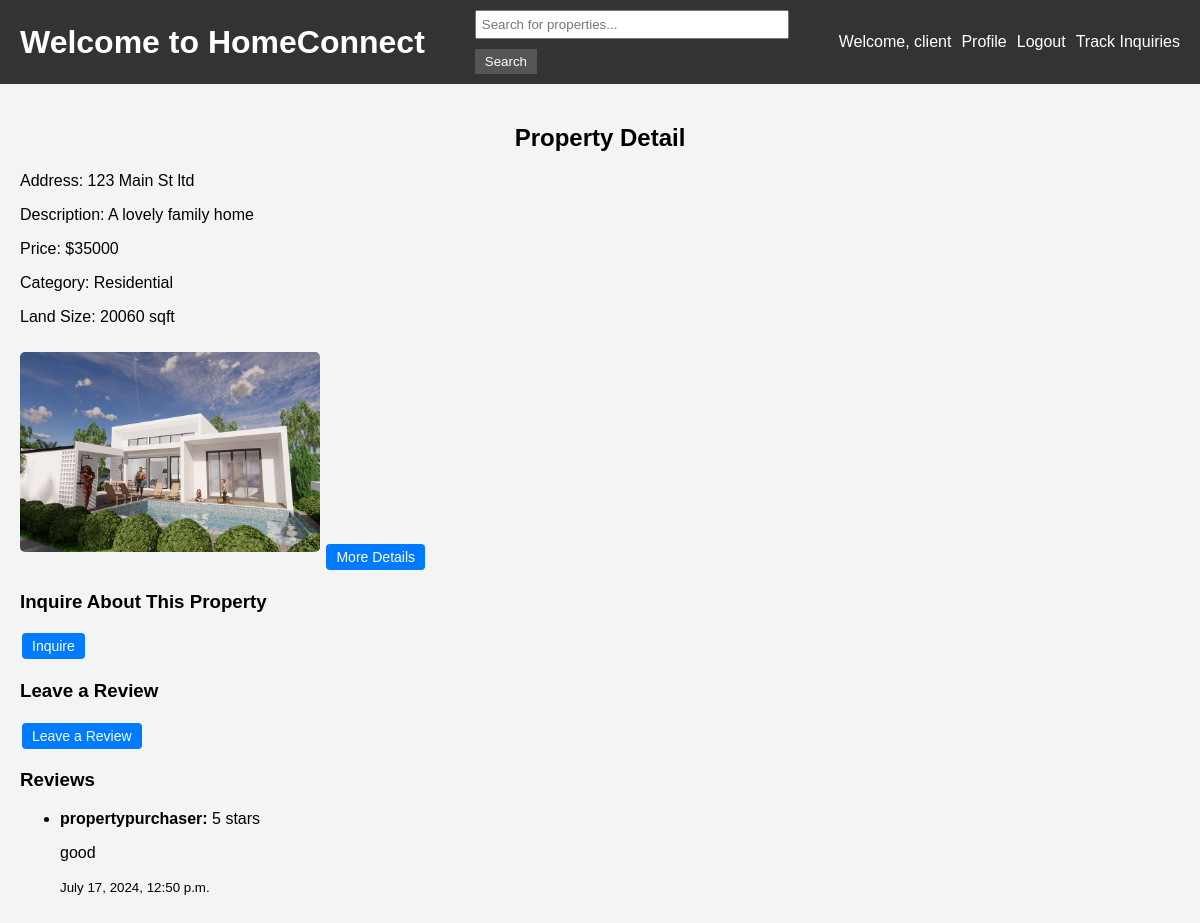
The page /properties/12/ (signed in) on the database as committed earlier.
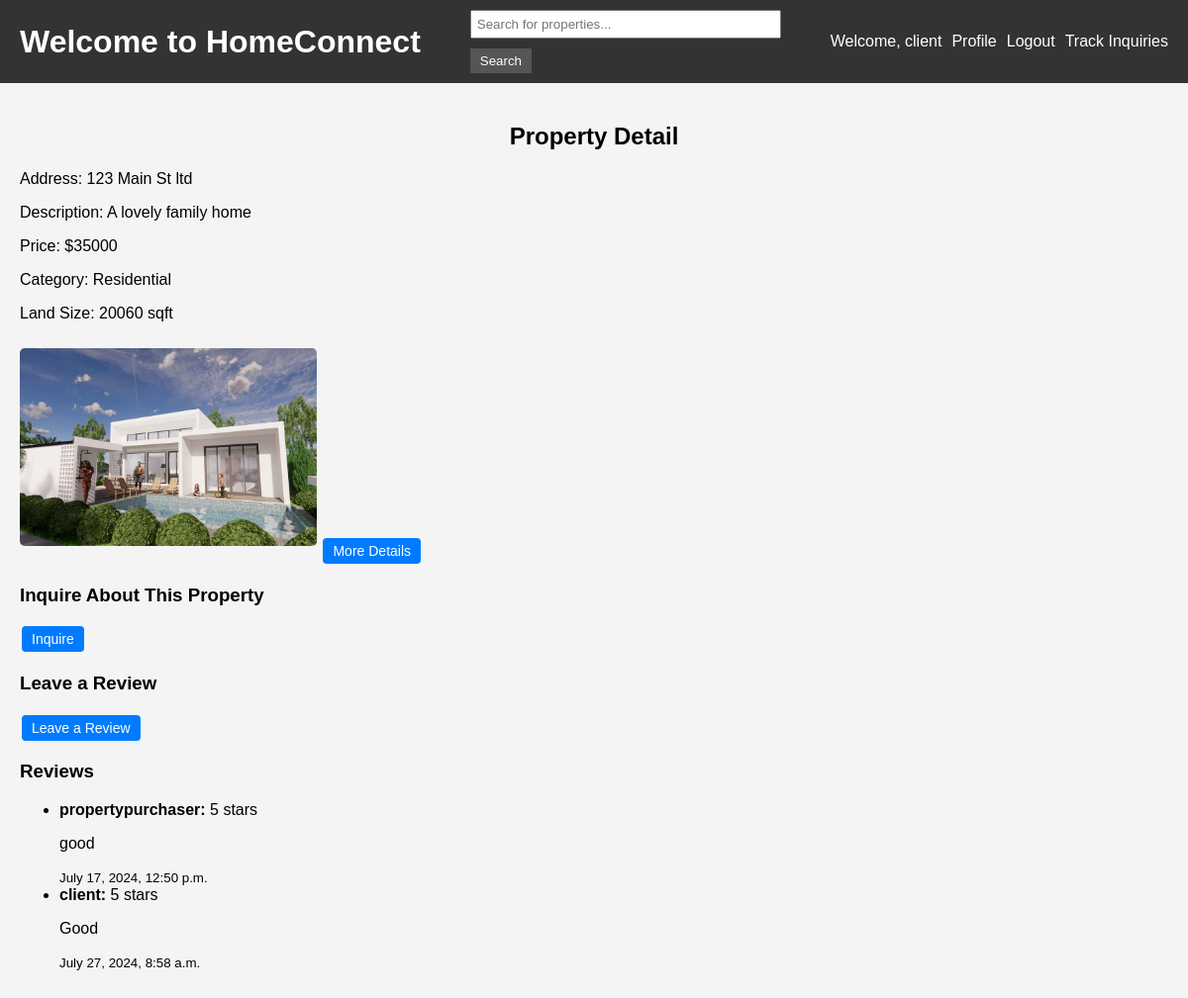
The same page on the database as committed later.
### core/models.py (models this page shows, shortened)
class Review(models.Model):
    client = models.ForeignKey(CustomUser, on_delete=models.CASCADE)
    property = models.ForeignKey(Property, on_delete=models.CASCADE, default=1)
    rating = models.IntegerField()
    review_text = models.TextField(null=True, blank=True)
    created_at = models.DateTimeField(auto_now_add=True)

class CustomUser(AbstractUser):
    USER_TYPE_CHOICES = (
        ('client', 'Client'),
        ('property_purchaser', 'Property Purchaser'),
        ('salesperson', 'Salesperson'),
    )
    user_role = models.CharField(max_length=20, choices=USER_TYPE_CHOICES, default='client')
    address = models.CharField(max_length=255, null=True, blank=True)

### core/views.py (the view)
# urls.py: path('properties/<int:property_id>/', views.property_detail, name='property_detail'),
def property_detail(request, property_id):
    property_instance = get_object_or_404(Property, id=property_id)
    user_role = request.user.user_role if request.user.is_authenticated else None
    return render(request, 'property_detail.html', {
        'property': property_instance,
        'user_role': user_role
    })

### core/templates/property_detail.html (shortened to what this page needs)
{% extends 'base.html' %}
{% block content %}
<h2>Property Detail</h2>
<p>Address: {{ property.address }}</p>
<p>Description: {{ property.description }}</p>
<p>Price: ${{ property.price }}</p>
<p>Category: {{ property.category }}</p>
<p>Land Size: {{ property.land_size }}</p>
{% if property.image %}
    <img src="{{ property.image.url }}" alt="Property Image" class="property-image">
{% else %}
    <p>No Image Available</p>
{% endif %}
{% if user.is_authenticated %}
    <a href="{% url 'more_property_details' property.id %}" class="btn">More Details</a>
    {% if user.user_role == 'salesperson' %}
        <a href="{% url 'promote_property' property.id %}" class="btn">Promote on Social Media</a>
        <a href="{% url 'track_inquiries' property.id %}" class="btn">View Property Inquiries</a>
    {% elif user.user_role == 'client' %}
        <h3>Inquire About This Property</h3>
        <a href="{% url 'create_inquiry' property.id %}" class="btn">Inquire</a>
        <h3>Leave a Review</h3>
        <a href="{% url 'create_review' property.id %}" class="btn">Leave a Review</a>
    {% endif %}
    <h3>Reviews</h3>
    <ul>
        {% for review in property.review_set.all %}
            <li>
                <strong>{{ review.client.username }}:</strong>
                <span>{{ review.rating }} stars</span>
                <p>{{ review.review_text }}</p>
                <small>{{ review.created_at }}</small>
            </li>
        {% empty %}
            <li>No reviews yet.</li>
        {% endfor %}
    </ul>
{% else %}
    <a href="{% url 'login' %}?next={% url 'more_property_details' property.id %}" class="btn">More Details</a>
{% endif %}
{% endblock %}

Rows that differ between the two databases and show on the page:
added Review: client.username "client", rating "5", review_text "Good", created_at "July 27, 2024, 8:58 a.m."
